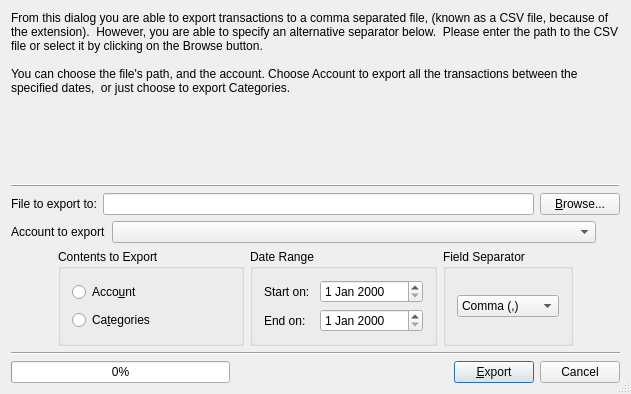
<?xml version="1.0" encoding="UTF-8"?>
<ui version="4.0">
 <class>CsvExportDlg</class>
 <widget class="QDialog" name="CsvExportDlg">
  <property name="geometry">
   <rect>
    <x>0</x>
    <y>0</y>
    <width>631</width>
    <height>394</height>
   </rect>
  </property>
  <property name="windowTitle">
   <string>Csv Export</string>
  </property>
  <property name="sizeGripEnabled">
   <bool>true</bool>
  </property>
  <layout class="QVBoxLayout" name="verticalLayout" stretch="2,0,0,0,0,0,0">
   <item>
    <widget class="QLabel" name="TextLabel2">
     <property name="sizePolicy">
      <sizepolicy hsizetype="Preferred" vsizetype="Expanding">
       <horstretch>0</horstretch>
       <verstretch>0</verstretch>
      </sizepolicy>
     </property>
     <property name="maximumSize">
      <size>
       <width>16777215</width>
       <height>16777215</height>
      </size>
     </property>
     <property name="text">
      <string>From this dialog you are able to export transactions to a comma separated file, (known as a CSV file, because of the extension).  However, you are able to specify an alternative separator below.  Please enter the path to the CSV file or select it by clicking on the Browse button.

You can choose the file's path, and the account. Choose Account to export all the transactions between the specified dates,  or just choose to export Categories.</string>
     </property>
     <property name="scaledContents">
      <bool>false</bool>
     </property>
     <property name="alignment">
      <set>Qt::AlignLeading|Qt::AlignLeft|Qt::AlignTop</set>
     </property>
     <property name="wordWrap">
      <bool>true</bool>
     </property>
     <property name="margin">
      <number>2</number>
     </property>
    </widget>
   </item>
   <item>
    <widget class="Line" name="Line2">
     <property name="frameShape">
      <enum>QFrame::HLine</enum>
     </property>
     <property name="frameShadow">
      <enum>QFrame::Raised</enum>
     </property>
    </widget>
   </item>
   <item>
    <layout class="QHBoxLayout" name="horizontalLayout_1">
     <item>
      <widget class="QLabel" name="lblFileExport">
       <property name="sizePolicy">
        <sizepolicy hsizetype="Fixed" vsizetype="Minimum">
         <horstretch>0</horstretch>
         <verstretch>0</verstretch>
        </sizepolicy>
       </property>
       <property name="text">
        <string>File to export to:</string>
       </property>
       <property name="wordWrap">
        <bool>false</bool>
       </property>
      </widget>
     </item>
     <item>
      <widget class="KLineEdit" name="m_qlineeditFile"/>
     </item>
     <item>
      <widget class="QPushButton" name="m_qbuttonBrowse">
       <property name="text">
        <string>&amp;Browse...</string>
       </property>
      </widget>
     </item>
    </layout>
   </item>
   <item>
    <layout class="QHBoxLayout" name="horizontalLayout_2" stretch="0,100,5">
     <item>
      <widget class="QLabel" name="label">
       <property name="maximumSize">
        <size>
         <width>140</width>
         <height>16777215</height>
        </size>
       </property>
       <property name="text">
        <string>Account to export</string>
       </property>
      </widget>
     </item>
     <item>
      <widget class="KComboBox" name="m_accountComboBox"/>
     </item>
     <item>
      <spacer name="horizontalSpacer_5">
       <property name="orientation">
        <enum>Qt::Horizontal</enum>
       </property>
       <property name="sizeHint" stdset="0">
        <size>
         <width>40</width>
         <height>20</height>
        </size>
       </property>
      </spacer>
     </item>
    </layout>
   </item>
   <item>
    <layout class="QHBoxLayout" name="horizontalLayout_3" stretch="3,12,12,8,3">
     <item>
      <spacer name="horizontalSpacer_3">
       <property name="orientation">
        <enum>Qt::Horizontal</enum>
       </property>
       <property name="sizeHint" stdset="0">
        <size>
         <width>40</width>
         <height>20</height>
        </size>
       </property>
      </spacer>
     </item>
     <item>
      <widget class="QGroupBox" name="m_qgroupboxContents">
       <property name="maximumSize">
        <size>
         <width>16777215</width>
         <height>100</height>
        </size>
       </property>
       <property name="title">
        <string>Contents to Export</string>
       </property>
       <layout class="QVBoxLayout">
        <property name="spacing">
         <number>6</number>
        </property>
        <property name="leftMargin">
         <number>11</number>
        </property>
        <property name="topMargin">
         <number>11</number>
        </property>
        <property name="rightMargin">
         <number>11</number>
        </property>
        <property name="bottomMargin">
         <number>11</number>
        </property>
        <item>
         <widget class="QRadioButton" name="m_radioButtonAccount">
          <property name="text">
           <string>Acco&amp;unt</string>
          </property>
         </widget>
        </item>
        <item>
         <widget class="QRadioButton" name="m_radioButtonCategories">
          <property name="text">
           <string>Ca&amp;tegories</string>
          </property>
         </widget>
        </item>
       </layout>
      </widget>
     </item>
     <item>
      <widget class="QGroupBox" name="m_qgroupboxDates">
       <property name="maximumSize">
        <size>
         <width>16777215</width>
         <height>100</height>
        </size>
       </property>
       <property name="title">
        <string>Date Range</string>
       </property>
       <layout class="QGridLayout" name="gridLayout_3">
        <item row="0" column="0">
         <layout class="QGridLayout" name="gridLayout_2">
          <item row="0" column="0">
           <widget class="QLabel" name="lblStartDate">
            <property name="sizePolicy">
             <sizepolicy hsizetype="Fixed" vsizetype="Minimum">
              <horstretch>0</horstretch>
              <verstretch>0</verstretch>
             </sizepolicy>
            </property>
            <property name="minimumSize">
             <size>
              <width>50</width>
              <height>0</height>
             </size>
            </property>
            <property name="text">
             <string>Start on:</string>
            </property>
            <property name="wordWrap">
             <bool>false</bool>
            </property>
           </widget>
          </item>
          <item row="0" column="1">
           <widget class="QDateEdit" name="m_kmymoneydateStart"/>
          </item>
          <item row="1" column="0">
           <widget class="QLabel" name="lblEndDate">
            <property name="sizePolicy">
             <sizepolicy hsizetype="Fixed" vsizetype="Minimum">
              <horstretch>0</horstretch>
              <verstretch>0</verstretch>
             </sizepolicy>
            </property>
            <property name="minimumSize">
             <size>
              <width>50</width>
              <height>0</height>
             </size>
            </property>
            <property name="text">
             <string>End on:</string>
            </property>
            <property name="wordWrap">
             <bool>false</bool>
            </property>
           </widget>
          </item>
          <item row="1" column="1">
           <widget class="QDateEdit" name="m_kmymoneydateEnd"/>
          </item>
         </layout>
        </item>
       </layout>
      </widget>
     </item>
     <item>
      <widget class="QGroupBox" name="m_qgroupboxSeparator">
       <property name="maximumSize">
        <size>
         <width>16777215</width>
         <height>100</height>
        </size>
       </property>
       <property name="title">
        <string>Field Separator</string>
       </property>
       <layout class="QVBoxLayout" name="verticalLayout_2">
        <item>
         <widget class="QComboBox" name="m_separatorComboBox">
          <item>
           <property name="text">
            <string>Comma (,)</string>
           </property>
          </item>
          <item>
           <property name="text">
            <string>Semicolon (;)</string>
           </property>
          </item>
          <item>
           <property name="text">
            <string>Tab (\t)</string>
           </property>
          </item>
         </widget>
        </item>
       </layout>
      </widget>
     </item>
     <item>
      <spacer name="Spacer7">
       <property name="orientation">
        <enum>Qt::Horizontal</enum>
       </property>
       <property name="sizeType">
        <enum>QSizePolicy::Expanding</enum>
       </property>
       <property name="sizeHint" stdset="0">
        <size>
         <width>230</width>
         <height>16</height>
        </size>
       </property>
      </spacer>
     </item>
    </layout>
   </item>
   <item>
    <widget class="Line" name="Line2_2">
     <property name="frameShape">
      <enum>QFrame::HLine</enum>
     </property>
     <property name="frameShadow">
      <enum>QFrame::Sunken</enum>
     </property>
    </widget>
   </item>
   <item>
    <layout class="QHBoxLayout" name="horizontalLayout_4">
     <item>
      <widget class="QProgressBar" name="progressBar">
       <property name="enabled">
        <bool>true</bool>
       </property>
       <property name="value">
        <number>0</number>
       </property>
      </widget>
     </item>
     <item>
      <spacer name="horizontalSpacer">
       <property name="orientation">
        <enum>Qt::Horizontal</enum>
       </property>
       <property name="sizeHint" stdset="0">
        <size>
         <width>40</width>
         <height>20</height>
        </size>
       </property>
      </spacer>
     </item>
     <item>
      <widget class="QPushButton" name="m_qbuttonOk">
       <property name="text">
        <string>&amp;Export</string>
       </property>
       <property name="autoDefault">
        <bool>true</bool>
       </property>
       <property name="default">
        <bool>true</bool>
       </property>
      </widget>
     </item>
     <item>
      <widget class="QPushButton" name="m_qbuttonCancel">
       <property name="text">
        <string>Cancel</string>
       </property>
       <property name="autoDefault">
        <bool>true</bool>
       </property>
      </widget>
     </item>
    </layout>
   </item>
  </layout>
 </widget>
 <layoutdefault spacing="6" margin="11"/>
 <customwidgets>
  <customwidget>
   <class>KLineEdit</class>
   <extends>QLineEdit</extends>
   <header>klineedit.h</header>
  </customwidget>
  <customwidget>
   <class>KComboBox</class>
   <extends>QComboBox</extends>
   <header>kcombobox.h</header>
  </customwidget>
 </customwidgets>
 <resources/>
 <connections/>
</ui>
